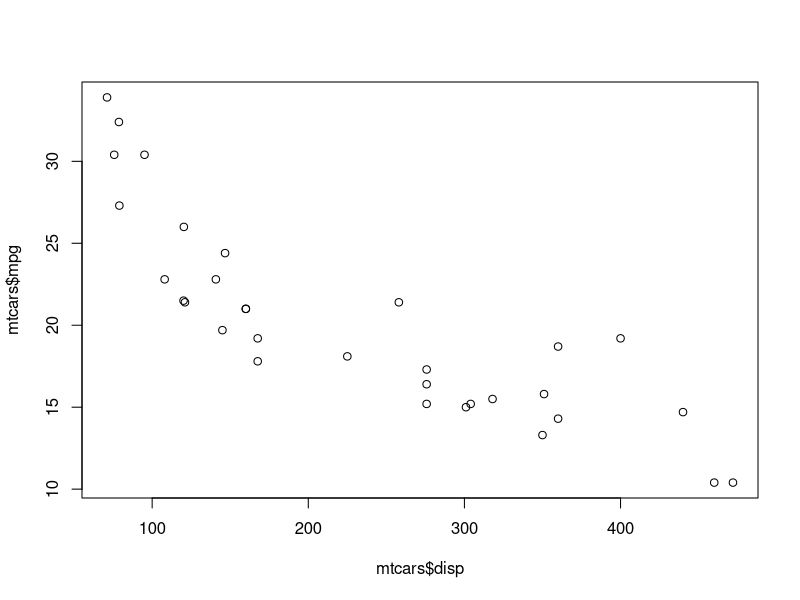
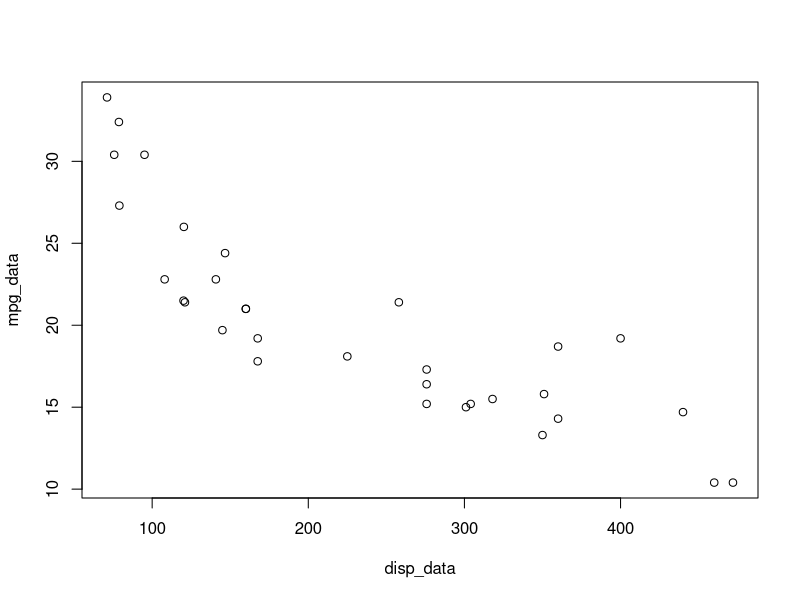
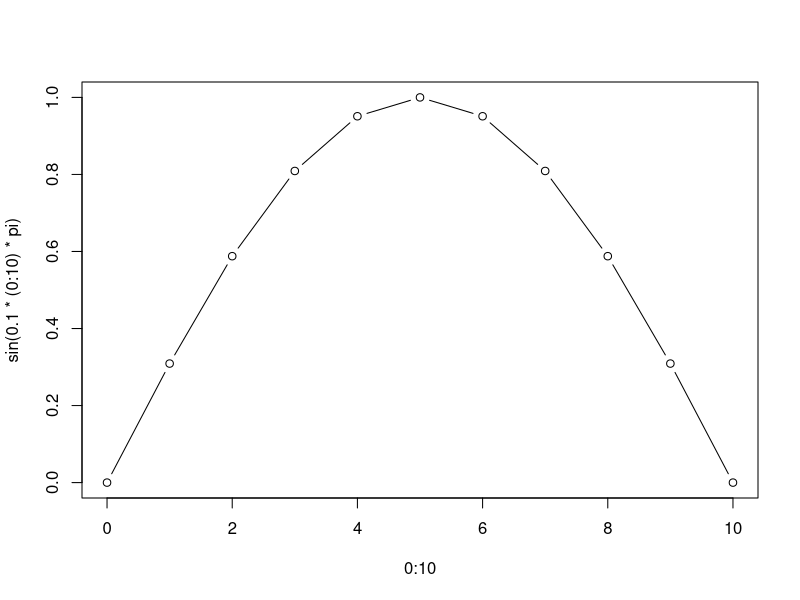
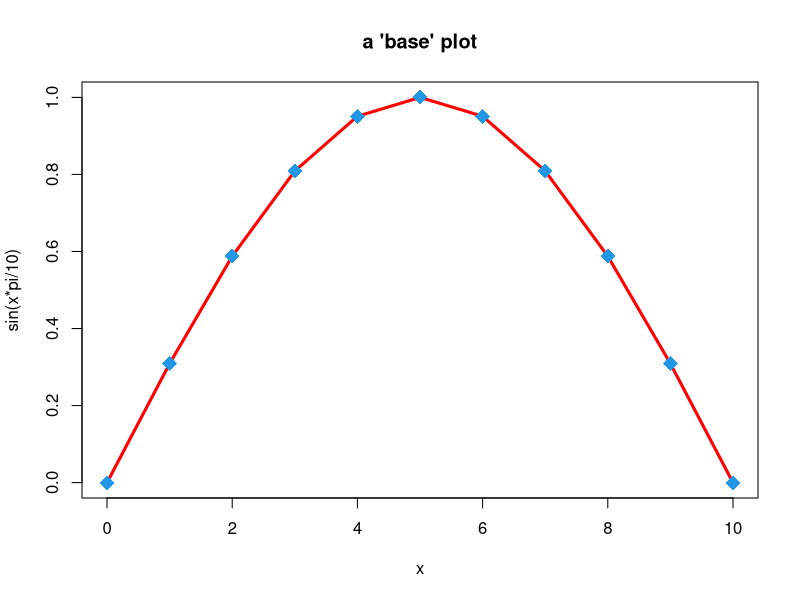
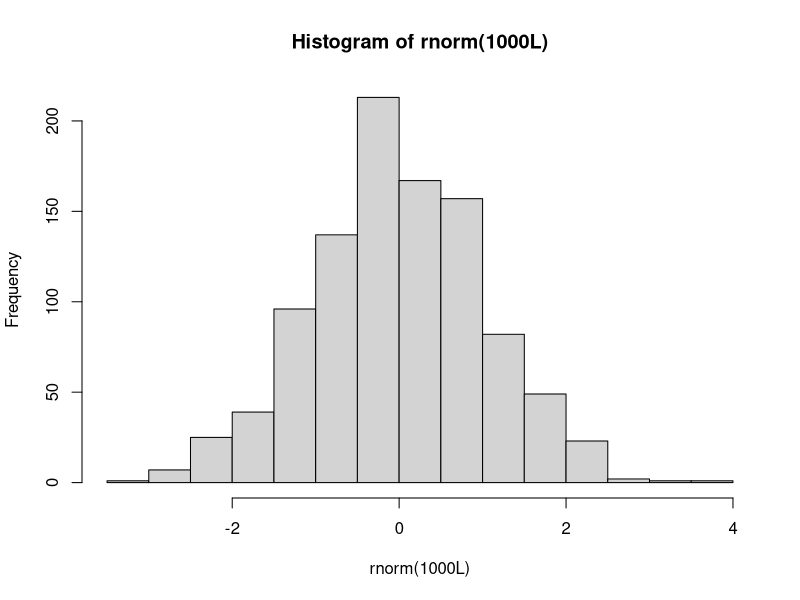
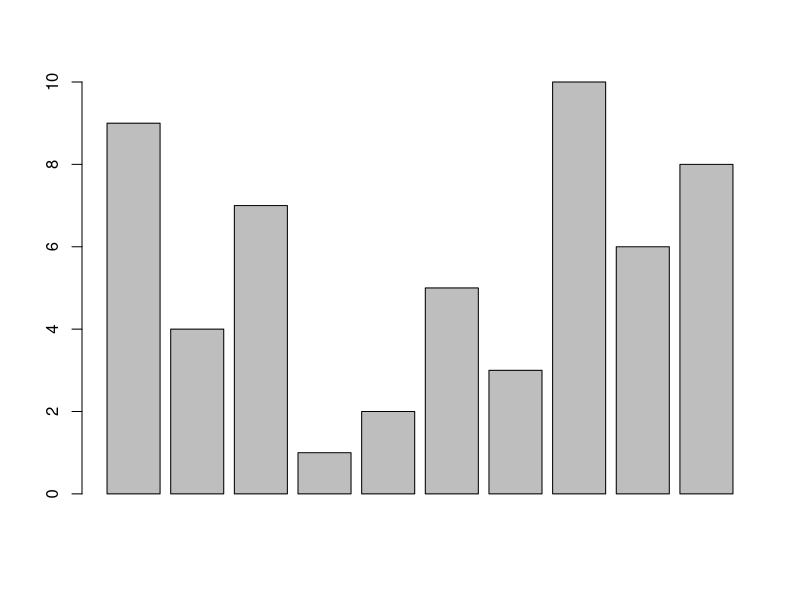
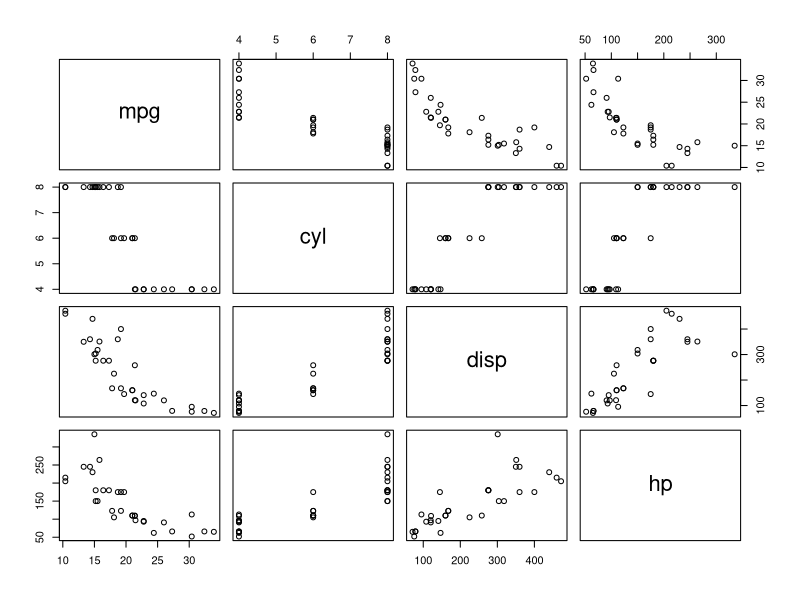
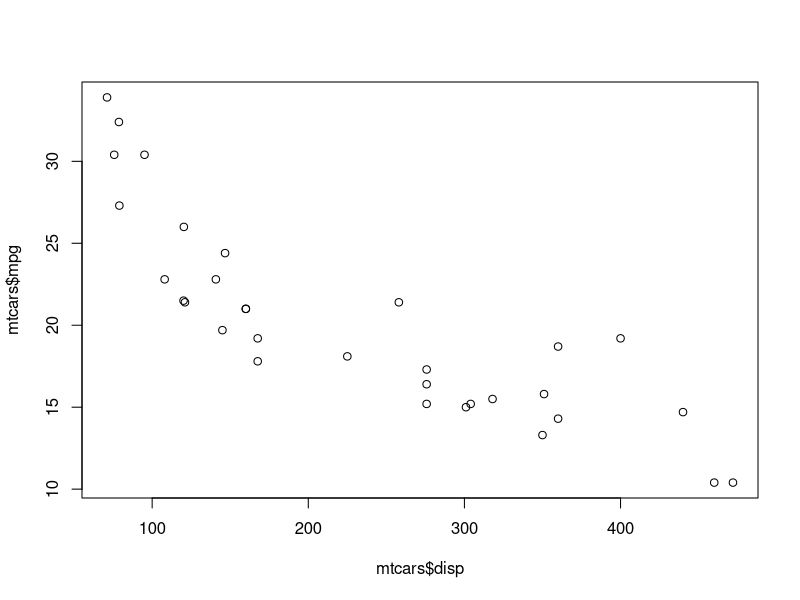

The R source for these figures, in order:
## ----base_simple, fig.cap = "A simple 'base' plot."----------------------
plot(x = mtcars$disp, y = mtcars$mpg)

## ----storing columns in their own variables------------------------------
disp_data <- mtcars$disp
mpg_data <- mtcars$mpg

head(mpg_data)

## ----base_vars, fig.cap = "Using variables as `x` and `y` arguments."----
plot(x = disp_data, y = mpg_data)

## ----base_typeb, fig.cap = "Plotting type 'b' for 'both' points and lines."----
plot(x = 0:10, y = sin(0.1*(0:10)*pi), type = "b")

## ----base_arguments, fig.cap = "Many arguments are available to style the plot."----
plot(
  x = 0:10,
  y = sin(0.1*(0:10)*pi),
  type = "l",
  col  = "red",
  lwd  = 3,
  xlab = "x",
  ylab = "sin(x*pi/10)",
  main = "a 'base' plot"
)
points(
  x   = 0:10,
  y   = sin(0.1*(0:10)*pi),
  pch = 18,  # filled diamonds
  cex = 2,
  col = 4    # blue
)

## ----base_hist, fig.cap = "A 'base' histogram."--------------------------
set.seed(1)
## histogram of 1000 random, normally-distributed values
hist(rnorm(1000L))

## ----base_bar, fig.cap = "A 'base' barplot."-----------------------------
set.seed(1)
barplot(sample(1:10))

## ----base_df, fig.width = 8, fig.height = 8, fig.cap = "Plotting a `data.frame` produces a matrix of variables plotted against each other."----
plot(mtcars[, 1:4])

## ----saving a plot to a png file-----------------------------------------
graphics.off()
png("mtcars_disp_mpg.png")
plot(x = mtcars$disp, y = mtcars$mpg)
dev.off()

## ----this fails because we can not shutdown the null device, eval = FALSE----
## dev.off()

## ----creating multiple graphics devices----------------------------------
jpeg()
png()

## ------------------------------------------------------------------------
dev.list()

## ------------------------------------------------------------------------
dev.off()

## ------------------------------------------------------------------------
dev.off()

